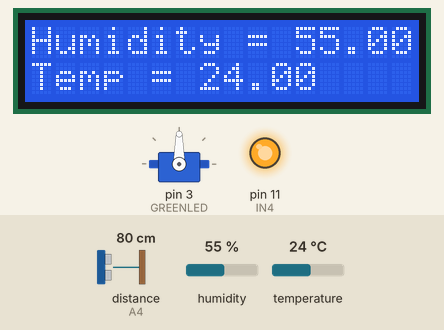
Recording of a sketch running on a simulated Arduino Uno, built with avr-gcc and run on an emulated ATmega328P. On the bench: 16×2 character LCD, servo, output pins drawn as LEDs (lit = HIGH). Inputs (shaded band) come from the test bench; at power-on: distance to the obstacle (sensor on A4) 80 cm, humidity 55 %, temperature 24 °C. The echo pulse lasts 58.3 µs per cm; pins used as bus, display or sensor lines are not drawn; what the sketch prints to the serial monitor is not drawn.

Above: at 1.6 s.
1.7 s: distance to the obstacle (sensor on A4) set to 23 cm
4.8 s: distance to the obstacle (sensor on A4) set to 19 cm
At 7.8 s:
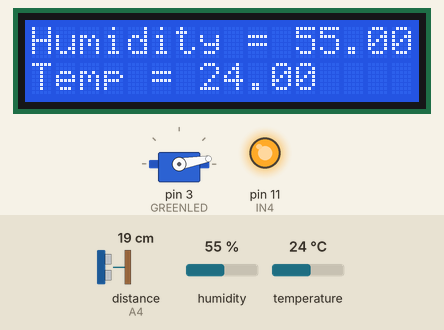
10.1 s: humidity set to 22 %
At 13.3 s:
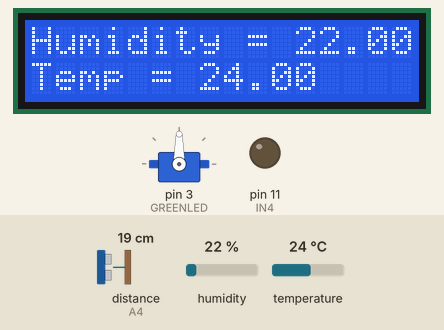
14.9 s: temperature set to 12 °C
20.2 s: distance to the obstacle (sensor on A4) set to 35 cm
At 21.1 s:
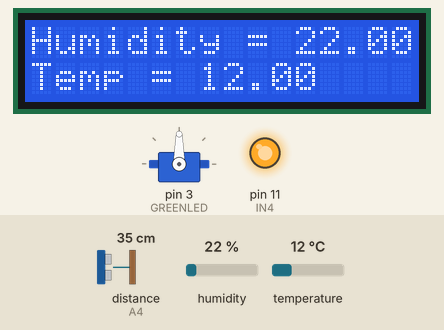
22.4 s: humidity set to 40 %
At 24.1 s:
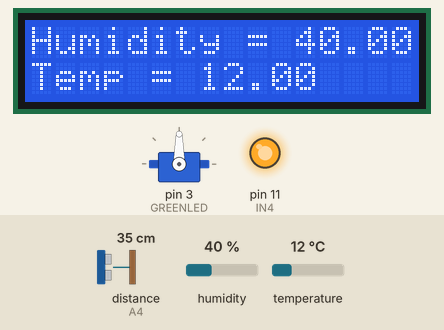
Timing chart, 0 to 25.6 s (numbered marks = the images above; inputs shaded):
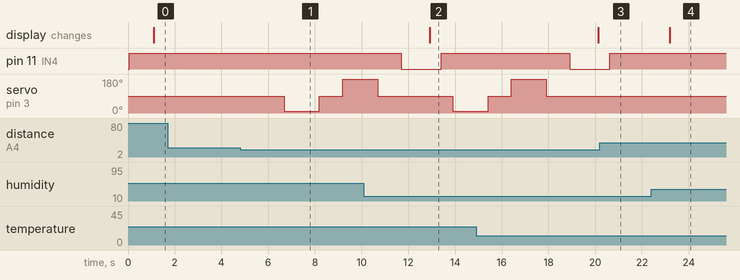

The sketch:

Obstacle_Avoidance_Car.ino
```cpp
#include <Servo.h>
#include <LiquidCrystal.h>
#include <dht.h>//servo library
Servo myservo;      // create servo object to control servo

LiquidCrystal lcd(9, 10, 5, 7, 6, 8);
int Echo = A4;
int Trig = A5;
int REDLED = 2;
int GREENLED = 3;
int BUZZER = 11;
int greenPin = A5;
dht sensor;

#define ENA 5
#define ENB 6
#define IN1 7
#define IN2 8
#define IN3 9
#define IN4 11
#define carSpeed 150
int rightDistance = 0, leftDistance = 0, middleDistance = 0;

void forward(){
  analogWrite(ENA, carSpeed);
  analogWrite(ENB, carSpeed);
  digitalWrite(REDLED, LOW);
  digitalWrite(GREENLED, HIGH);
  digitalWrite(BUZZER, LOW);
  digitalWrite(IN1, HIGH);
  digitalWrite(IN2, LOW);
  digitalWrite(IN3, LOW);
  digitalWrite(IN4, HIGH);
  Serial.println("Forward");
}

void back() {
  analogWrite(ENA, carSpeed);
  analogWrite(ENB, carSpeed);
  digitalWrite(GREENLED, LOW);
  digitalWrite(REDLED, HIGH);
  digitalWrite(BUZZER, LOW);
  digitalWrite(IN1, LOW);
  digitalWrite(IN2, HIGH);
  digitalWrite(IN3, HIGH);
  digitalWrite(IN4, LOW);
  Serial.println("Back");
}

void left() {
  analogWrite(ENA, carSpeed);
  analogWrite(ENB, carSpeed);
  digitalWrite(GREENLED, HIGH);
  digitalWrite(REDLED, LOW);
  digitalWrite(BUZZER, LOW);
  digitalWrite(IN1, LOW);
  digitalWrite(IN2, HIGH);
  digitalWrite(IN3, LOW);
  digitalWrite(IN4, HIGH);
  Serial.println("Left");
}

void right() {
  analogWrite(ENA, carSpeed);
  analogWrite(ENB, carSpeed);
  digitalWrite(IN1, HIGH);
  digitalWrite(IN2, LOW);
  digitalWrite(IN3, HIGH);
  digitalWrite(IN1, HIGH);
  digitalWrite(IN2, LOW);
  digitalWrite(IN3, HIGH);
  digitalWrite(IN4, LOW);
  Serial.println("Right");
}

void stop() {
  digitalWrite(REDLED, HIGH);
  digitalWrite(GREENLED, LOW);
  digitalWrite(BUZZER, HIGH);
  digitalWrite(ENA, LOW);
  digitalWrite(ENB, LOW);
  Serial.println("Stop!");
}

//Ultrasonic distance measurement Sub function
int Distance_test() {
  digitalWrite(Trig, LOW);
  delayMicroseconds(2);
  digitalWrite(Trig, HIGH);
  delayMicroseconds(20);
  digitalWrite(Trig, LOW);
  float Fdistance = pulseIn(Echo, HIGH);
  Fdistance= Fdistance / 58;
  return (int)Fdistance;
}

void setup()
{
  lcd.begin(16,2);
  myservo.attach(3);  // attach servo on pin 3 to servo object
  Serial.begin(9600);
  pinMode(Echo, INPUT);
  pinMode(Trig, OUTPUT);
  pinMode(IN1, OUTPUT);
  pinMode(IN2, OUTPUT);
  pinMode(IN3, OUTPUT);
  pinMode(IN4, OUTPUT);
  pinMode(ENA, OUTPUT);
  pinMode(ENB, OUTPUT);
  stop();
}

void loop() {
    delay(1000); //wait a sec (recommended for DHT11)
    sensor.read11(greenPin);
    lcd.clear();
    lcd.setCursor(0,0);
    lcd.print("Humidity = ");
    lcd.print(sensor.humidity);
    lcd.setCursor(0,1);
    lcd.print("Temp = ");
    lcd.print(sensor.temperature);
    myservo.write(90);  //setservo position according to scaled value
    delay(500);
    middleDistance = Distance_test();

    if(middleDistance <= 20) {
      stop();
      delay(500);
      myservo.write(10);
      delay(1000);
      rightDistance = Distance_test();

      delay(500);
      myservo.write(90);
      delay(1000);
      myservo.write(180);
      delay(1000);
      leftDistance = Distance_test();

      delay(500);
      myservo.write(90);
      delay(1000);
      if(rightDistance > leftDistance) {
        right();
        delay(360);
      }
      else if(rightDistance < leftDistance) {
        left();
        delay(360);
      }
      else if((rightDistance <= 20) || (leftDistance <= 20)) {
        back();
        delay(180);
      }
      else {
        forward();
      }
    }
    else {
        forward();
    }
}
```

Measured:
- the behaviour switches between 21 and 20 cm on distance to the obstacle (sensor on A4) (found by bisection; images 0 and 1)
- after the input at 4.8 s, servo on pin 3 (GREENLED): 90° → 10° after 1.9 s, → 90° 1.5 s later, → 180° 1.0 s later
- after the input at 10.1 s, the display: changes after 2.8 s (image 2)
- after the input at 20.2 s, servo on pin 3 (GREENLED): stays 90° (without the input it goes to 10° after 0.93 s)
- after the input at 22.4 s, the display: changes after 0.79 s (image 4)
